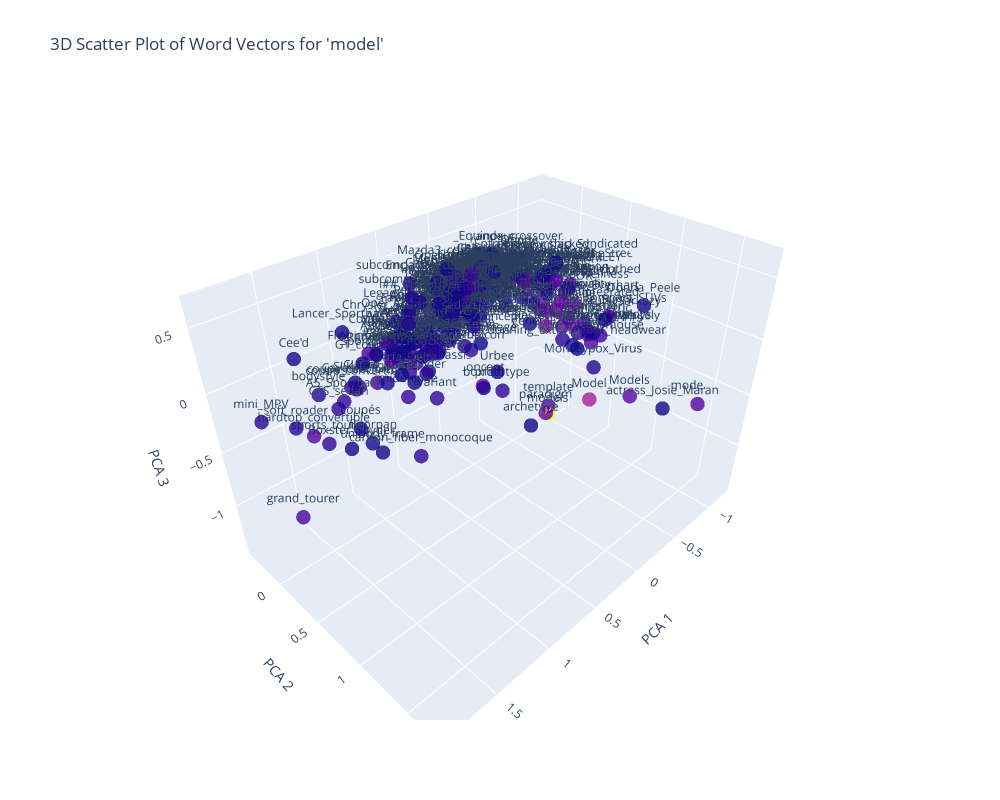

Here is the notebook cell this chart was saved with:
### Code cell
from sklearn.decomposition import PCA

# Assuming `data` is your 300-dimensional dataset (shape: [n_samples, 300])
pca = PCA(n_components=3)
reduced_data = pca.fit_transform(wv[words])

colors = np.array([wv.similarity(center_word, word) for word in words])
# Create a 3D scatter plot
fig = go.Figure(data=[go.Scatter3d(
    x=reduced_data[:, 0],
    y=reduced_data[:, 1],
    z=reduced_data[:, 2],
    mode='markers+text',
    marker=dict(
        size=5,
        color=colors,
        colorscale='Plasma',
        opacity=0.8
    ),
    text=words  # Add word labels
)])

fig.update_layout(
    title=f"3D Scatter Plot of Word Vectors for '{center_word}'",
    scene=dict(
        xaxis_title='PCA 1',
        yaxis_title='PCA 2',
        zaxis_title='PCA 3'
    ),
    coloraxis_colorbar=dict(
        title="Similarity",
        thickness=20,
        len=0.75,
        x=1.1  # Position the colorbar slightly outside the plot
    ),
    width=1000,
    height=800,
)

fig.show()

### Figure 1 — Plotly figure (JSON) as saved in the notebook; plotly's stock layout.template omitted (floating-point values rounded to 4 significant figures; data arrays with more than 128 entries replaced by an {"elided": "..."} marker saying what was removed)
{"data": [{"marker": {"color": {"elided": "300 float values"}, "colorscale": [[0, "#0d0887"], [0.1111, "#46039f"], [0.2222, "#7201a8"], [0.3333, "#9c179e"], [0.4444, "#bd3786"], [0.5556, "#d8576b"], [0.6667, "#ed7953"], [0.7778, "#fb9f3a"], [0.8889, "#fdca26"], [1, "#f0f921"]], "opacity": 0.8, "size": 5}, "mode": "markers+text", "text": {"elided": "300 str values"}, "type": "scatter3d", "x": {"elided": "300 float values"}, "y": {"elided": "300 float values"}, "z": {"elided": "300 float values"}}], "layout": {"coloraxis": {"colorbar": {"len": 0.75, "thickness": 20, "title": {"text": "Similarity"}, "x": 1.1}}, "height": 800, "scene": {"xaxis": {"title": {"text": "PCA 1"}}, "yaxis": {"title": {"text": "PCA 2"}}, "zaxis": {"title": {"text": "PCA 3"}}}, "title": {"text": "3D Scatter Plot of Word Vectors for 'model'"}, "width": 1000}}
